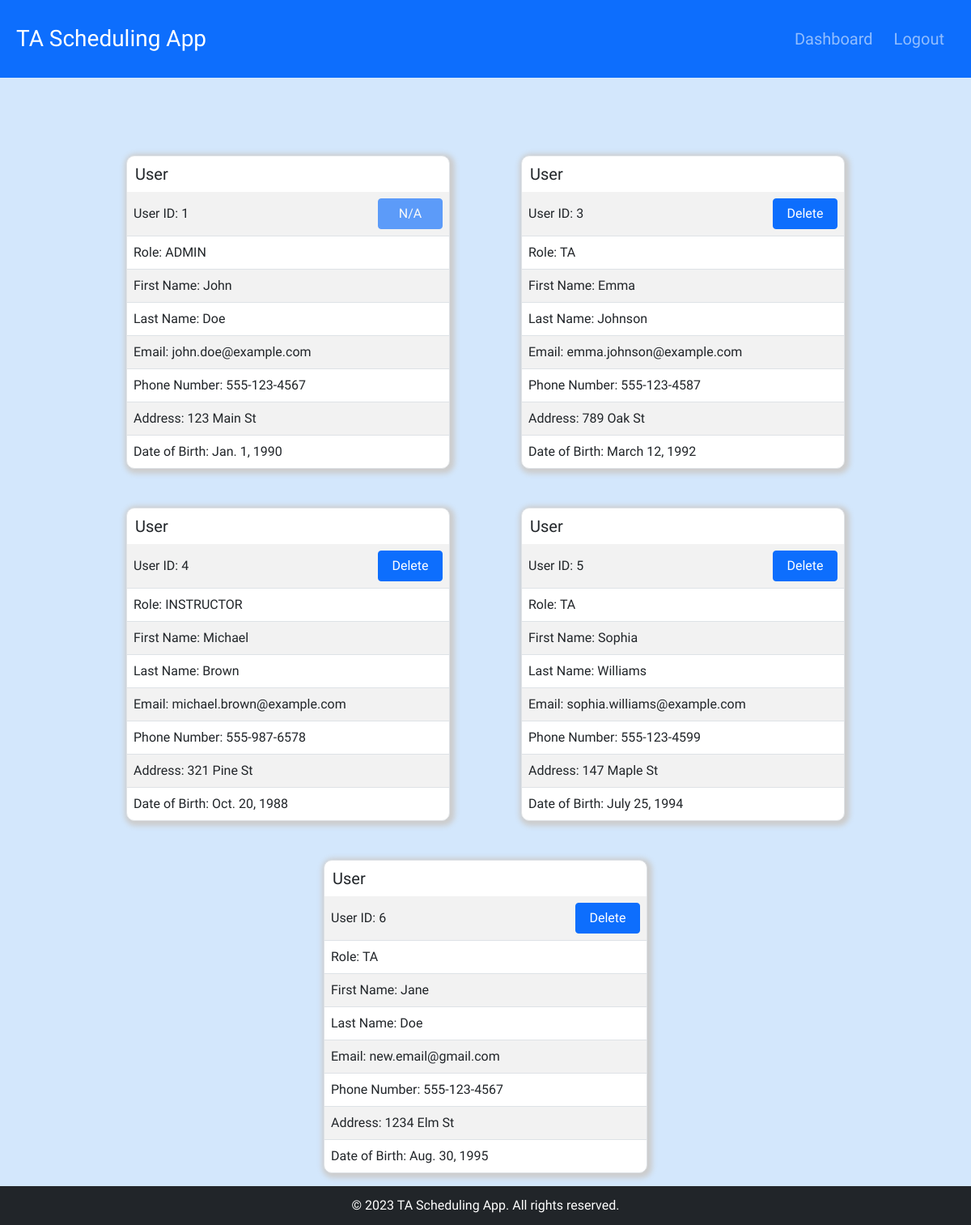
Before: /user-management/ (signed in) with the older database file.
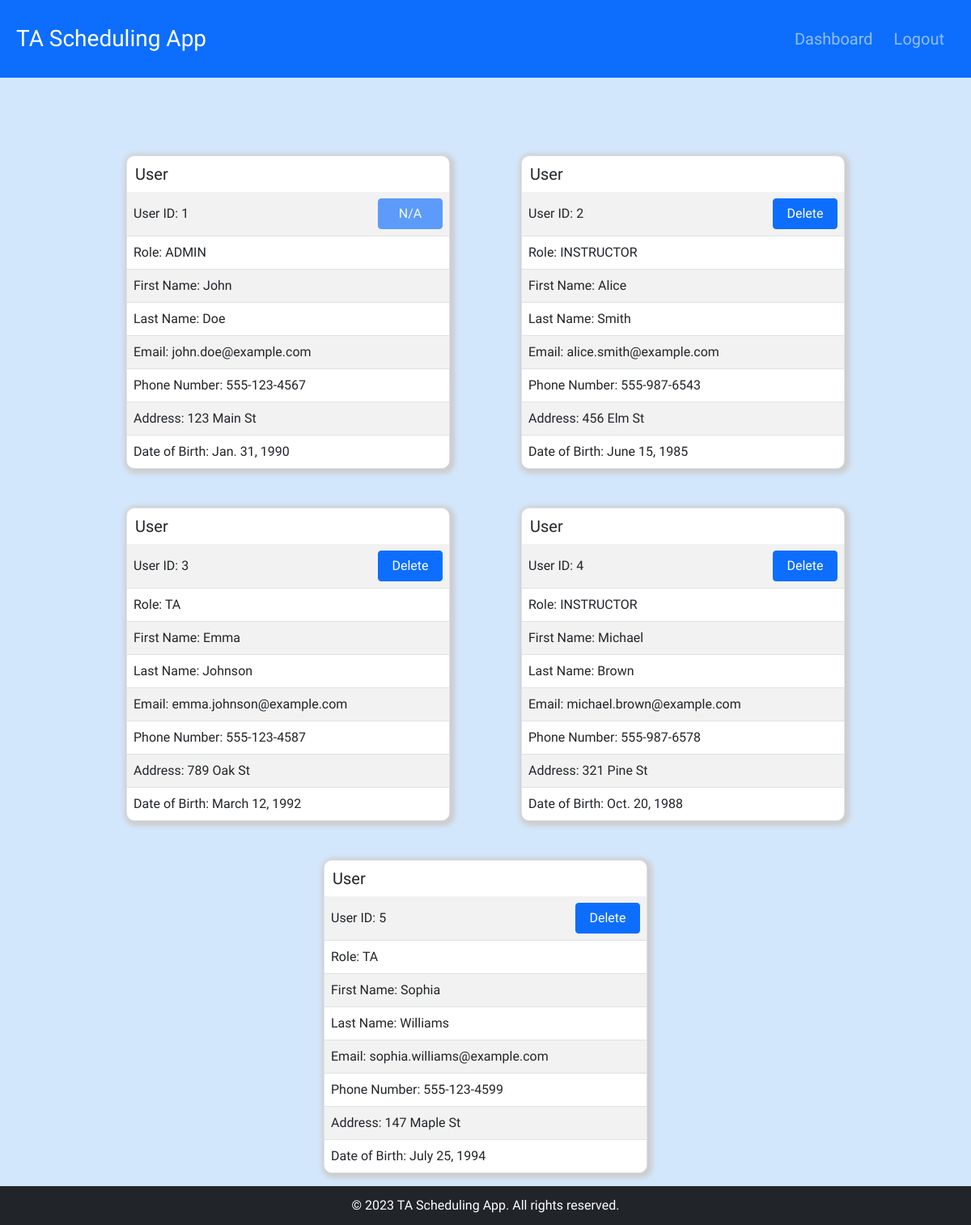
After: the same page with the newer database file.
### TA_Scheduling_App/models/User.py (models this page shows, shortened)
class User(IString, models.Model, metaclass=ABCModelMeta):
    USER_ID = models.AutoField(primary_key=True)
    ROLE = models.CharField(max_length=10)
    FIRST_NAME = models.CharField(max_length=255)
    LAST_NAME = models.CharField(max_length=255)
    EMAIL = models.EmailField(unique=True)
    PASSWORD_HASH = models.CharField(max_length=255)
    PHONE_NUMBER = models.CharField(max_length=20)
    ADDRESS = models.CharField(max_length=255)
    BIRTH_DATE = models.DateField()
    def __init__(self, *args, **kwargs):
        super().__init__(*args, **kwargs)
        passwordHash = kwargs.get('PASSWORD_HASH', Null())
        if passwordHash is None or (not isinstance(passwordHash, str) and not Null()):
            raise ValueError("Invalid password")
        if passwordHash is not Null():
            self.PASSWORD_HASH = passwordHash
        if not self.setRole(kwargs.get('ROLE', Null())):
            raise ValueError("Invalid role")
        if not self.setFirstName(kwargs.get('FIRST_NAME', Null())):
            raise ValueError("Invalid first name")
        if not self.setLastName(kwargs.get('LAST_NAME', Null())):
            raise ValueError("Invalid last name")
        if not self.setEmail(kwargs.get('EMAIL', Null())):
            raise ValueError("Invalid email")
        if not self.setPhoneNumber(kwargs.get('PHONE_NUMBER', Null())):
            raise ValueError("Invalid phone number")
        if not self.setAddress(kwargs.get('ADDRESS', Null())):
            raise ValueError("Invalid address")
        if not self.setBirthDate(kwargs.get('BIRTH_DATE', Null())):
            raise ValueError("Invalid birth date")
    def setRole(self, role):
        if role is Null():
            return True
        if role in ["ADMIN", "INSTRUCTOR", "TA"]:
            self.ROLE = role
            return True
        return False
    def setFirstName(self, firstName):
        if firstName is Null():
            return True
        result = self.checkString(firstName, False)
        if result is False:
            return False
        self.FIRST_NAME = firstName
        return True
    def setLastName(self, lastName):
        if lastName is Null():
            return True
        result = self.checkString(lastName, False)
        if result is False:
            return False
        self.LAST_NAME = lastName
        return True
    def setEmail(self, email):
        if email is Null():
            return True
    def setPhoneNumber(self, phoneNumber):
        if phoneNumber is Null():
            return True
    def setAddress(self, address):
        if address is Null():
            return True
    def setBirthDate(self, birthDate):
        if birthDate is Null():
            return True

### TA_Scheduling_App/views/user_management.py (the view, shortened to what this page needs)
# urls.py: path('user-management/', UserManagement.as_view(), name="user_management"),
class UserManagement(View):
    def get(self, request):
        if not request.session.get("is_authenticated"):
            return redirect("login")
        if request.session.get("user_role") != "ADMIN":
            return redirect("home")
        user_id = request.session.get("user_id")
        users = User.objects.all()
        for user in users:
            if user.USER_ID == user_id:
                user.safe = True
        return render(request, "user-management.html", {'users': users})

### TA_Scheduling_App/utils/null.py (called while the page is built)
    def __new__(cls):
        if cls._instance is None:
            cls._instance = super().__new__(cls)
        return cls._instance

### templates/user-management.html (shortened to what this page needs)
<!DOCTYPE html>
<html lang="en">
<head>
    <link href="https://cdn.jsdelivr.net/npm/bootstrap@5.1.3/dist/css/bootstrap.min.css" rel="stylesheet">
    {% load static %}
    <link rel="stylesheet" type="text/css" href="{% static 'css/style.css' %}">
</head>
<body>
    {% include 'partials/header.html' %}
    <div class="main-container">
            {% for user in users %}
                <div class="table-container">
                     <table class="table table-striped">
                         <h5 class="table-header">User</h5>
                         {% if not user.safe %}
                             <tr data-rn="{{ forloop.counter }}">
                                <td>
                                    <form class="input-group" name="user-id" action="" method="post">
                                        User ID:
                                        {{ user.USER_ID }}
                                        <span class="input-group-btn">
                                            <button class="btn btn-primary form-btn" type="submit">Delete</button>
                                        </span>
                                    </form>
                                </td>
                             </tr>
                         {% else %}
                             <tr data-rn="{{ forloop.counter }}">
                                <td>
                                     <div class="input-group safe-user">
                                        User ID:
                                        {{ user.USER_ID }}
                                        <span class="input-group-btn">
                                            <button disabled class="btn btn-primary form-btn" type="submit">N/A</button>
                                        </span>
                                    </div>
                                 </td>
                             </tr>
                         {% endif %}
                         <tr data-rn="{{ forloop.counter }}">
                             <td>Role: {{ user.ROLE }}</td>
                         </tr>
                         <tr data-rn="{{ forloop.counter }}">
                             <td>First Name: {{ user.FIRST_NAME }}</td>
                         </tr>
                         <tr data-rn="{{ forloop.counter }}">
                             <td>Last Name: {{ user.LAST_NAME }}</td>
                         </tr>
                         <tr data-rn="{{ forloop.counter }}">
                              <td>Email: {{ user.EMAIL }}</td>
                         </tr>
                         <tr data-rn="{{ forloop.counter }}">
                             <td>Phone Number: {{ user.PHONE_NUMBER }}</td>
                         </tr>
                         <tr data-rn="{{ forloop.counter }}">
                              <td>Address: {{ user.ADDRESS }}</td>
                         </tr>
                         <tr data-rn="{{ forloop.counter }}">
                             <td>Date of Birth: {{ user.BIRTH_DATE }}</td>
                         </tr>
                     </table>
                </div>
            {% endfor %}
        </div>
    {% include 'partials/footer.html' %}
</body>
</html>

### templates/partials/header.html (shortened to what this page needs)
{% load static %}
<link rel="stylesheet" type="text/css" href="{% static 'css/style.css' %}">
<header class="bg-primary text-white py-3">
    <div class="h-container">
        <nav class="navbar navbar-expand-lg navbar-dark bg-primary">
            <div class="app-name">
                <a class="navbar-brand" href="{% url 'home' %}"><h3 class="h-element">TA Scheduling App</h3></a>
            </div>
            {% if not hide_navbar %}
            <div id="navbarNav">
                <ul class="navbar-nav d-flex align-items-center">
                    <li class="nav-item">
                        <a class="nav-link" href="{% url 'dashboard_admin' %}"><h5 class="h-element">Dashboard</h5></a>
                    </li>
                    <li class="nav-item">
                        <a class="nav-link" href="{% url 'logout' %}?action=logout"><h5 class="h-element">Logout</h5></a>
                    </li>
                </ul>
            </div>
            {% endif %}
        </nav>
    </div>
</header>

### templates/partials/footer.html (shortened to what this page needs)
{% load static %}
<link rel="stylesheet" type="text/css" href="{% static 'css/style.css' %}">
<footer class="bg-dark text-white py-3">
    <div class="f-container">
        <p class="mb-0">&copy; 2023 TA Scheduling App. All rights reserved.</p>
    </div>
</footer>

### TA_Scheduling_App/static/css/style.css (style rules this page uses)
:root { --header-height: 6rem; --footer-height: 3rem; }
body { display: flex; background-color: #d3e7fc; flex-direction: column; min-height: 100vh; font-family: Helvetica, Arial, sans-serif; word-break: break-word; white-space: normal; }
.main-container { display: flex; justify-content: center; flex-grow: 1; min-height: calc(100vh - var(--header-height) - var(--footer-height)); gap: 3rem; padding-top: 1rem; padding-bottom: 1rem; flex-wrap: wrap; }
.table { margin: 0px; }
tbody>tr:last-child>td { border-bottom: 0; }
header, footer { display: flex; align-items: center; }
header { height: var(--header-height); }
.h-element { height: min-content; margin: 0px; }
footer { height: var(--footer-height); }
.h-container, .f-container { width: 100%; }
.f-container { text-align: center; }
.navbar { justify-content: space-between; padding-left: 20px; padding-right: 20px; }
.navbar-brand { margin: 0; padding: 0; }
.navbar-nav { display: flex; flex-direction: row; flex-wrap: wrap; }
.nav-item { padding-left: 5px; padding-right: 5px; height: min-content; }
.nav-link { padding: 0px 8px; }
form[name="course-id"], form[name="course-instructor"], form[name="section-id"], form[name="user-id"], .safe-user { justify-content: space-between; align-items: center; }
.table-container, .nested-table-container { border: solid 1px #dee2e6; box-shadow: 2px 2px 6px 4px #ccc; background-color: white; margin-left: 20px; margin-right: 20px; flex-basis: 400px; border-radius: 10px; }
.table-container { width: 70%; }
.table-header { margin: 10px; }
.form-btn { margin-left: 10px; width: 80px; }
.input-group { flex-wrap: nowrap; }

Changed rows visible on the page:
removed User: USER_ID "6", ROLE "TA", FIRST_NAME "Jane", LAST_NAME "Doe", EMAIL "new.email@gmail.com", PHONE_NUMBER "555-123-4567", ADDRESS "1234 Elm St", BIRTH_DATE "Aug. 30, 1995"
changed User "ADMIN": BIRTH_DATE "Jan. 1, 1990" → "Jan. 31, 1990"
added User: USER_ID "2", ROLE "INSTRUCTOR", FIRST_NAME "Alice", LAST_NAME "Smith", EMAIL "alice.smith@example.com", PHONE_NUMBER "555-987-6543", ADDRESS "456 Elm St", BIRTH_DATE "June 15, 1985"
